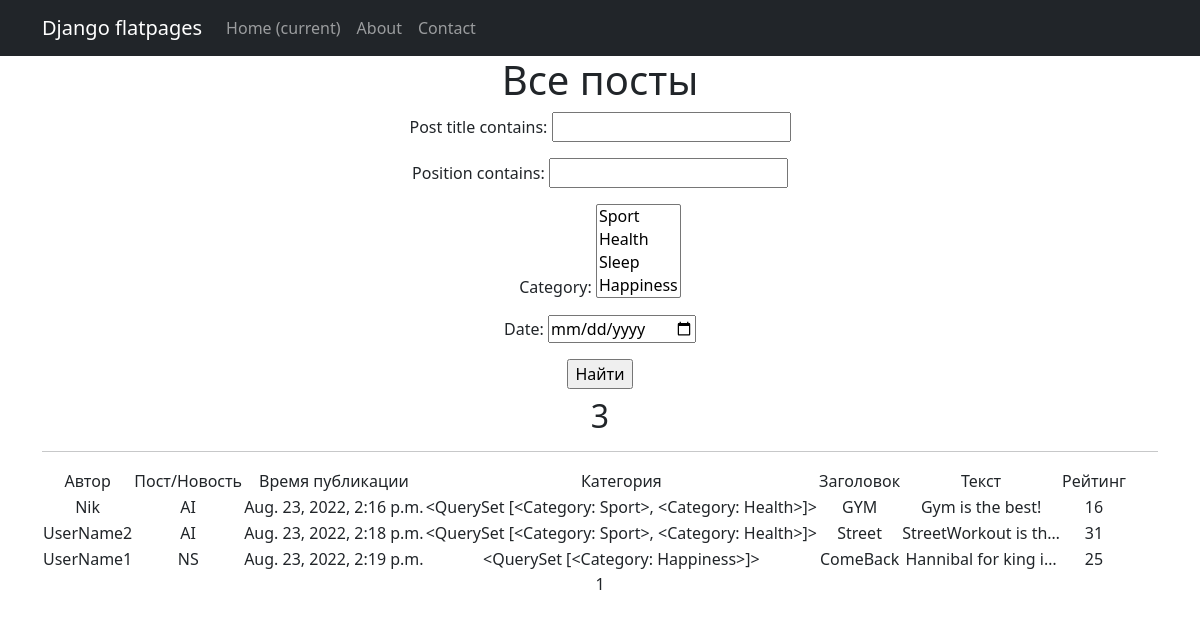
/posts/, run on an earlier commit of the app's database.
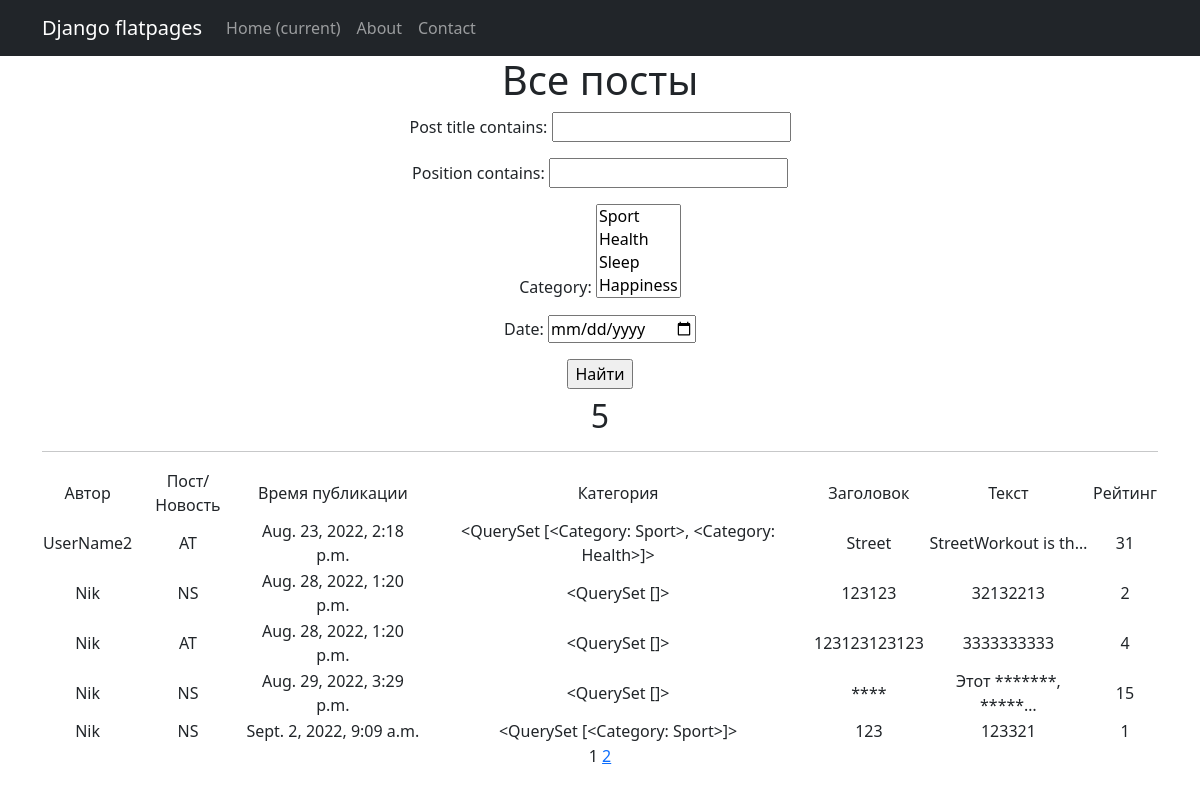
And on a later commit of the database.
### NewsPortal/models.py (models this page shows, shortened)
class Post(models.Model):
    article = 'AT'
    news = 'NS'
    POSITIONS = [
        (article, 'Статья'),
        (news, 'Новости')
    ]
    who_author = models.ForeignKey(Author, on_delete=models.CASCADE)
    position = models.CharField(max_length=2,
                                choices=POSITIONS,
                                default=article)
    time_in = models.DateTimeField(default=timezone.now)
    category_post = models.ManyToManyField('Category', through='PostCategory')
    post_title = models.CharField(max_length=255)
    post_text = models.TextField()
    post_rating = models.IntegerField(default=0)

class Author(models.Model):
    user = models.OneToOneField(User, on_delete=models.CASCADE)
    user_rating = models.IntegerField(default=0)
    def __str__(self):
        return f'{self.user.username}'

class Category(models.Model):
    category_name = models.CharField(max_length=255, unique=True)
    def __str__(self):
        return self.category_name

### NewsPortal/views.py (the view)
# urls.py: path('', PostList.as_view(), name='post_list'),
class PostList(ListView):
    model = Post
    ordering = 'time_in'
    template_name = 'posts.html'
    context_object_name = 'posts'
    paginate_by = 5
    def get_queryset(self):
        queryset = super().get_queryset()
        self.filterset = PostFilter(self.request.GET, queryset)
        return self.filterset.qs
    def get_context_data(self, **kwargs):
        context = super().get_context_data(**kwargs)
        context['filterset'] = self.filterset
        return context

### NewsPortal/templatetags/censor.py (called while the page is built)
@register.filter(name='censor')
def currency(message: str):
    variants = ['редиска', 'атас', 'канай', 'моргало', 'пасть']  # непристойные выражения
    ln = len(variants)
    filtred_message = ''
    string = ''
    pattern = '*'  # чем заменять непристойные выражения
    for i in message:
        string += i
        string2 = string.lower()
        flag = 0
        for j in variants:
            if not string2 in j:
                flag += 1
            if string2 == j:
                filtred_message += pattern * len(string)
                flag -= 1
                string = ''
        if flag == ln:
            filtred_message += string
            string = ''
    if string2 != '' and string2 not in variants:
        filtred_message += string
    elif string2 != '':
        filtred_message += pattern * len(string)
    return filtred_message

### templates/posts.html (shortened to what this page needs)
{% extends 'flatpages/default.html' %}
{% load censor %}!
{% load custom_filters %}
{% block content %}
   <h1>Все посты</h1>
   <form action="" method="get">
       {{ filterset.form.as_p }}
       <input type="submit" value="Найти" />
   </form>
   <h2>{{ posts|length }}</h2>
   <hr>
   {% if posts %}
       <table>
           <tr>
               <td>Автор</td>
               <td>Пост/Новость</td>
               <td>Время публикации</td>
               <td>Категория</td>
               <td>Заголовок</td>
               <td>Текст</td>
               <td>Рейтинг</td>
           </tr>
           {% for post in posts %}
           <tr>
               <td>{{ post.who_author }}</td>
               <td>{{ post.position }}</td>
               <td>{{ post.time_in }}</td>
               <td>{{ post.category_post.all }}</td>
               <td>{{ post.post_title|truncatewords:10|censor }}</td>
               <td>{{ post.post_text|truncatechars:20|censor }}</td>
               <td>{{ post.post_rating }}</td>
           </tr>
           {% endfor %}
       </table>
   {% else %}
       <h2>Постов нет!</h2>
   {% endif %}
   {{ page_obj.number }}
   {% if page_obj.has_next %}
       <a href="?page={{ page_obj.next_page_number }}">{{ page_obj.next_page_number }}</a>
   {% endif %}
{% endblock content %}

### templates/flatpages/default.html (shortened to what this page needs)
<!DOCTYPE html>
{% load static %}
<html lang="en">
    <head>
        <link href="{% static 'css/styles.css' %}" rel="stylesheet" />
    </head>
    <body>
        <nav class="navbar navbar-expand-lg navbar-dark bg-dark static-top">
   <div class="container">
       <a class="navbar-brand" href="#">Django flatpages</a>
       <div class="collapse navbar-collapse" id="navbarResponsive">
           <ul class="navbar-nav ml-auto">
               <li class="nav-item active">
                   <a class="nav-link" href="#">Home
                       <span class="sr-only">(current)</span>
                   </a>
               </li>
               <li class="nav-item">
                   <a class="nav-link" href="/about/">About</a>
               </li>
               <li class="nav-item">
                   <a class="nav-link" href="/contacts/">Contact</a>
               </li>
           </ul>
       </div>
   </div>
</nav>
        <div class="container">
   <div class="row">
       <div class="col-lg-12 text-center">
           {% block content %}{% endblock content %}
       </div>
   </div>
</div>
    </body>
</html>

What changed in the data, as far as the page shows it:
removed Post: who_author "Nik", position "AI", time_in "Aug. 23, 2022, 2:16 p.m.", category_post.all "<QuerySet [<Category: Sport>, <Category: Health>]>", post_title|censor "GYM", post_text|censor "Gym is the best!", post_rating "16"
removed Post: who_author "UserName1", position "NS", time_in "Aug. 23, 2022, 2:19 p.m.", category_post.all "<QuerySet [<Category: Happiness>]>", post_title|censor "ComeBack", post_text|censor "Hannibal for king i…", post_rating "25"
changed Post "Aug. 23, 2022, 2:18 p.m.": position "AI" → "AT"
added Post: who_author "Nik", position "NS", time_in "Aug. 28, 2022, 1:20 p.m.", category_post.all "<QuerySet []>", post_title|censor "123123", post_text|censor "32132213", post_rating "2"
added Post: who_author "Nik", position "AT", time_in "Aug. 28, 2022, 1:20 p.m.", category_post.all "<QuerySet []>", post_title|censor "123123123123", post_text|censor "3333333333", post_rating "4"
added Post: who_author "Nik", position "NS", time_in "Aug. 29, 2022, 3:29 p.m.", category_post.all "<QuerySet []>", post_title|censor "****", post_text|censor "Этот *******, *****…", post_rating "15"
added Post: who_author "Nik", position "NS", time_in "Sept. 2, 2022, 9:09 a.m.", category_post.all "<QuerySet [<Category: Sport>]>", post_title|censor "123", post_text|censor "123321", post_rating "1"
Also different on the page:
{{ posts|length }}: "3" → "5"
{{ page_obj.next_page_number }}: (not shown) → "2"
